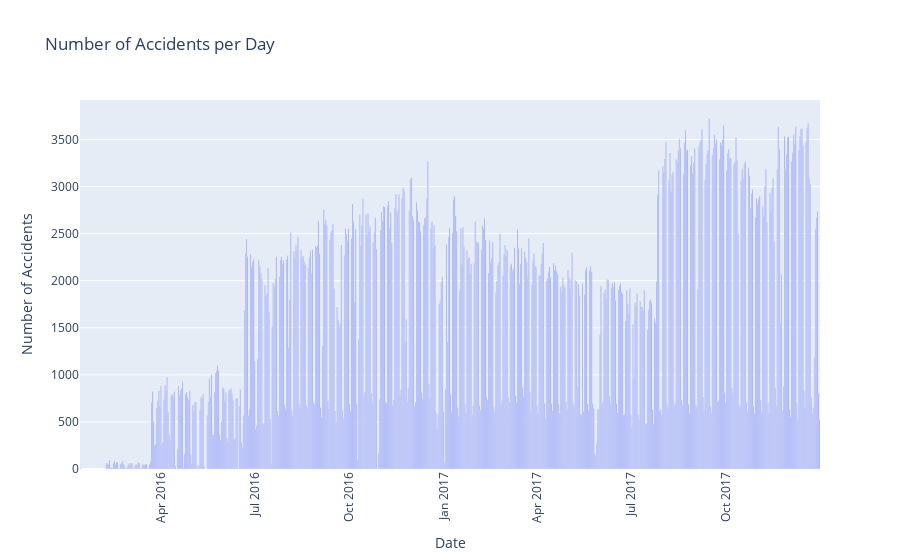

Here is the notebook cell this chart was saved with:
### Code cell
accidents['Start_Time'] = pd.to_datetime(accidents['Start_Time'])
date_counts = accidents['Start_Time'].dt.date.value_counts().sort_index()

# Create a bar chart with Plotly
fig = px.bar(
    x=date_counts.index,
    y=date_counts.values,
    labels={'x': 'Date', 'y': 'Number of Accidents'},
    title='Number of Accidents per Day'
)

# Update the layout to improve appearance
fig.update_layout(
    xaxis_title='Date',
    yaxis_title='Number of Accidents',
    xaxis_tickangle=-90
)

# Show the plot
fig.show()

### Figure 1 — Plotly figure (JSON) as saved in the notebook; plotly's stock layout.template omitted (floating-point values rounded to 4 significant figures; data arrays with more than 128 entries replaced by an {"elided": "..."} marker saying what was removed)
{"data": [{"alignmentgroup": "True", "hovertemplate": "Date=%{x}<br>Number of Accidents=%{y}<extra></extra>", "legendgroup": "", "marker": {"color": "#636efa", "pattern": {"shape": ""}}, "name": "", "offsetgroup": "", "orientation": "v", "showlegend": false, "textposition": "auto", "type": "bar", "x": {"elided": "690 str values"}, "xaxis": "x", "y": {"elided": "690 int values"}, "yaxis": "y"}], "layout": {"barmode": "relative", "legend": {"tracegroupgap": 0}, "title": {"text": "Number of Accidents per Day"}, "xaxis": {"anchor": "y", "domain": [0, 1], "tickangle": -90, "title": {"text": "Date"}}, "yaxis": {"anchor": "x", "domain": [0, 1], "title": {"text": "Number of Accidents"}}}}
